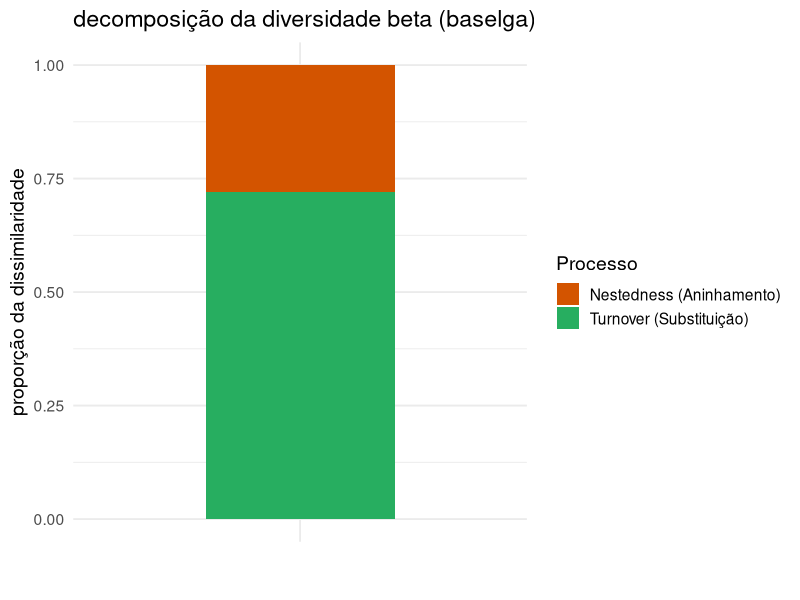
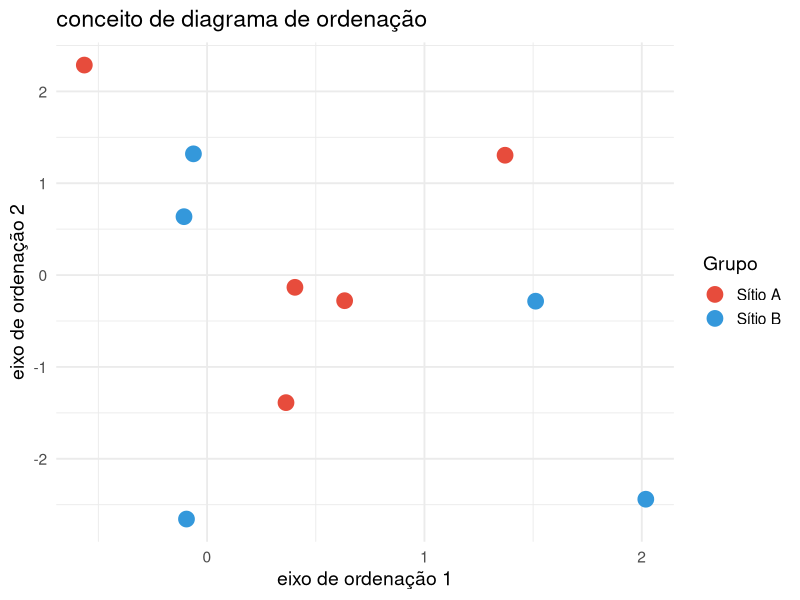
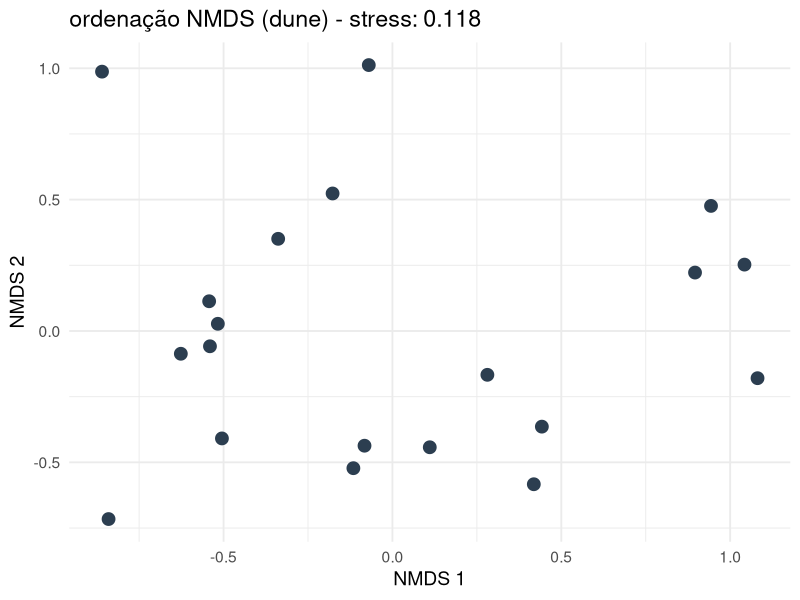
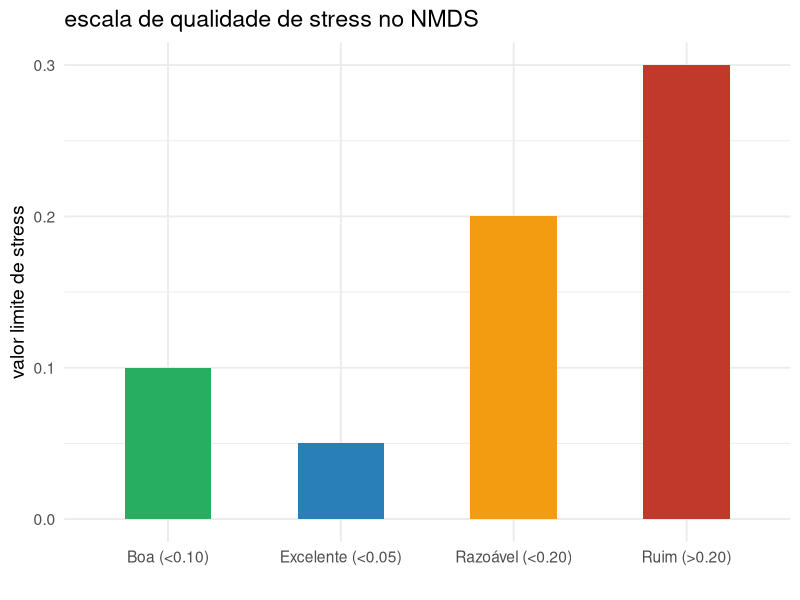
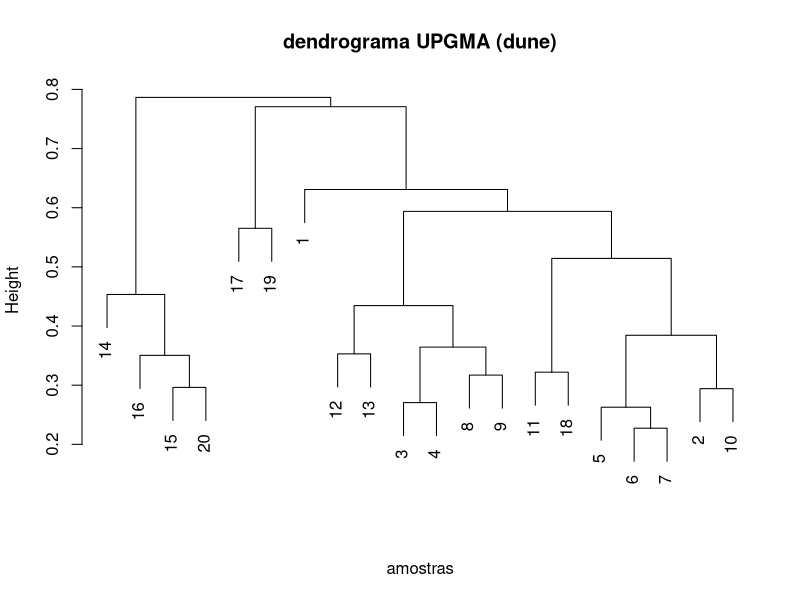

These figures' R source, in order:
## ---- chunk 1
#| message: false
#| warning: false
#| include: false
library(tidyverse)
## ---- chunk 2
#| echo: false
#| fig-height: 5
baselga_df <- data.frame(
  Processo = c("Turnover (Substituição)", "Nestedness (Aninhamento)"),
  Proporção = c(0.72, 0.28)
)
ggplot(baselga_df, aes(x = "", y = Proporção, fill = Processo)) +
  geom_col(width = 0.5) +
  scale_fill_manual(values = c("#d35400", "#27ae60")) +
  theme_minimal(base_size = 14) +
  labs(title = "decomposição da diversidade beta (baselga)", x = "", y = "proporção da dissimilaridade")
## ---- chunk 3
#| echo: false
#| fig-height: 8
set.seed(42)
ord_demo <- data.frame(Eixo1 = rnorm(10), Eixo2 = rnorm(10), Grupo = rep(c("Sítio A", "Sítio B"), each = 5))
ggplot(ord_demo, aes(x = Eixo1, y = Eixo2, color = Grupo)) +
  geom_point(size = 5) +
  theme_minimal(base_size = 14) +
  scale_color_manual(values = c("#e74c3c", "#3498db")) +
  labs(title = "conceito de diagrama de ordenação", x = "eixo de ordenação 1", y = "eixo de ordenação 2")
## ---- chunk 4
#| echo: false
#| fig-height: 5
library(vegan)
data(dune)
nmds <- metaMDS(dune, trace = 0)
nmds_df <- data.frame(NMDS1 = nmds$points[,1], NMDS2 = nmds$points[,2])
ggplot(nmds_df, aes(x = NMDS1, y = NMDS2)) +
  geom_point(size = 4, color = "#2c3e50") +
  theme_minimal(base_size = 14) +
  labs(title = paste("ordenação NMDS (dune) - stress:", round(nmds$stress, 3)), x = "NMDS 1", y = "NMDS 2")
## ---- chunk 5
#| echo: false
#| fig-height: 5
stress_df <- data.frame(
  Classificação = c("Excelente (<0.05)", "Boa (<0.10)", "Razoável (<0.20)", "Ruim (>0.20)"),
  Limite = c(0.05, 0.10, 0.20, 0.30)
)
ggplot(stress_df, aes(x = Classificação, y = Limite, fill = Classificação)) +
  geom_col(width = 0.5, show.legend = FALSE) +
  scale_fill_manual(values = c("#27ae60", "#2980b9", "#f39c12", "#c0392b")) +
  theme_minimal(base_size = 14) +
  labs(title = "escala de qualidade de stress no NMDS", y = "valor limite de stress", x = "")
## ---- chunk 6
#| echo: false
#| fig-height: 7
library(vegan)
data(dune)
d <- vegdist(dune, "bray")
hc <- hclust(d, method = "average")
plot(hc, main = "dendrograma UPGMA (dune)", xlab = "amostras", sub = "")
